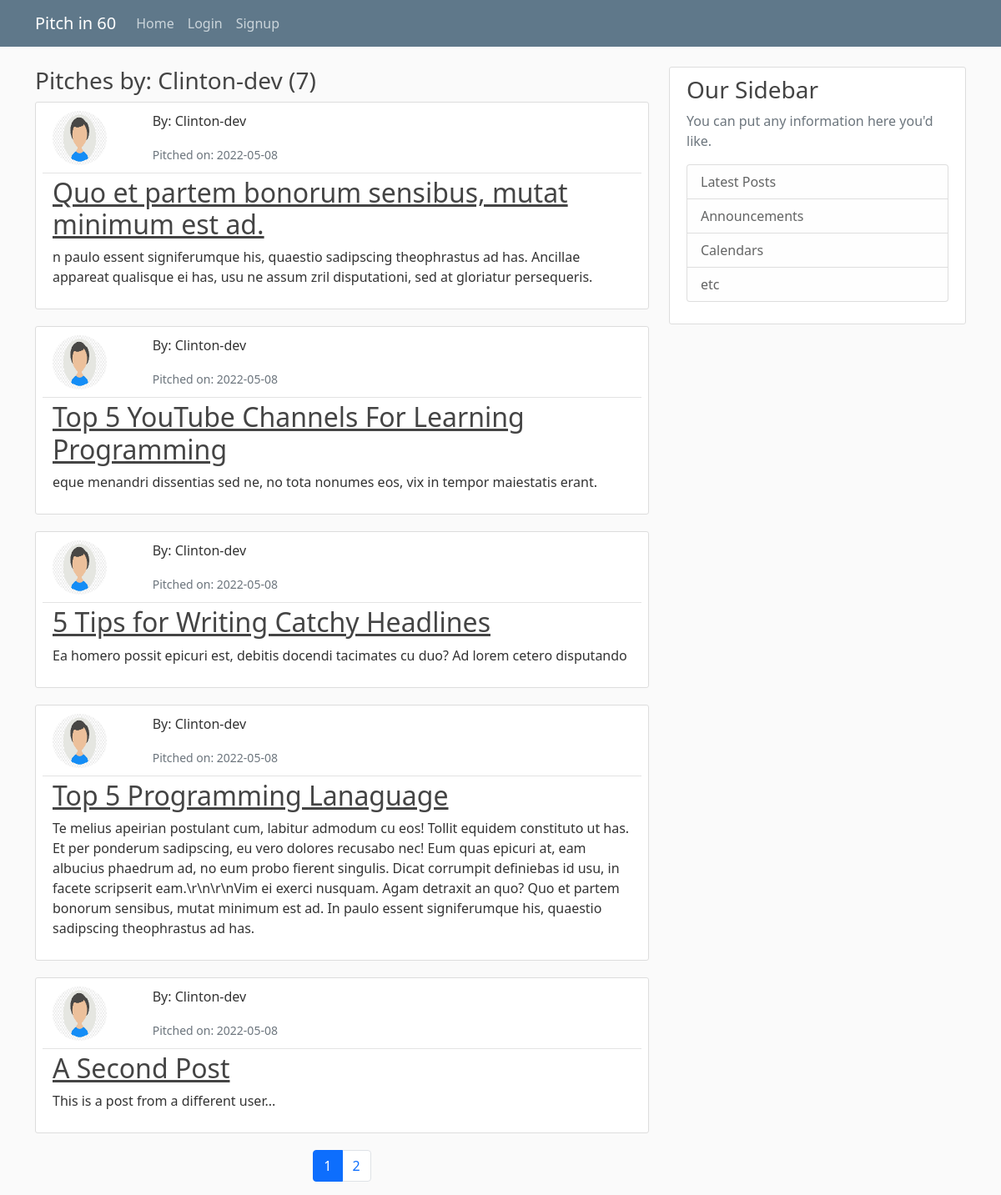
Before: /user/Clinton-dev with the older database file.
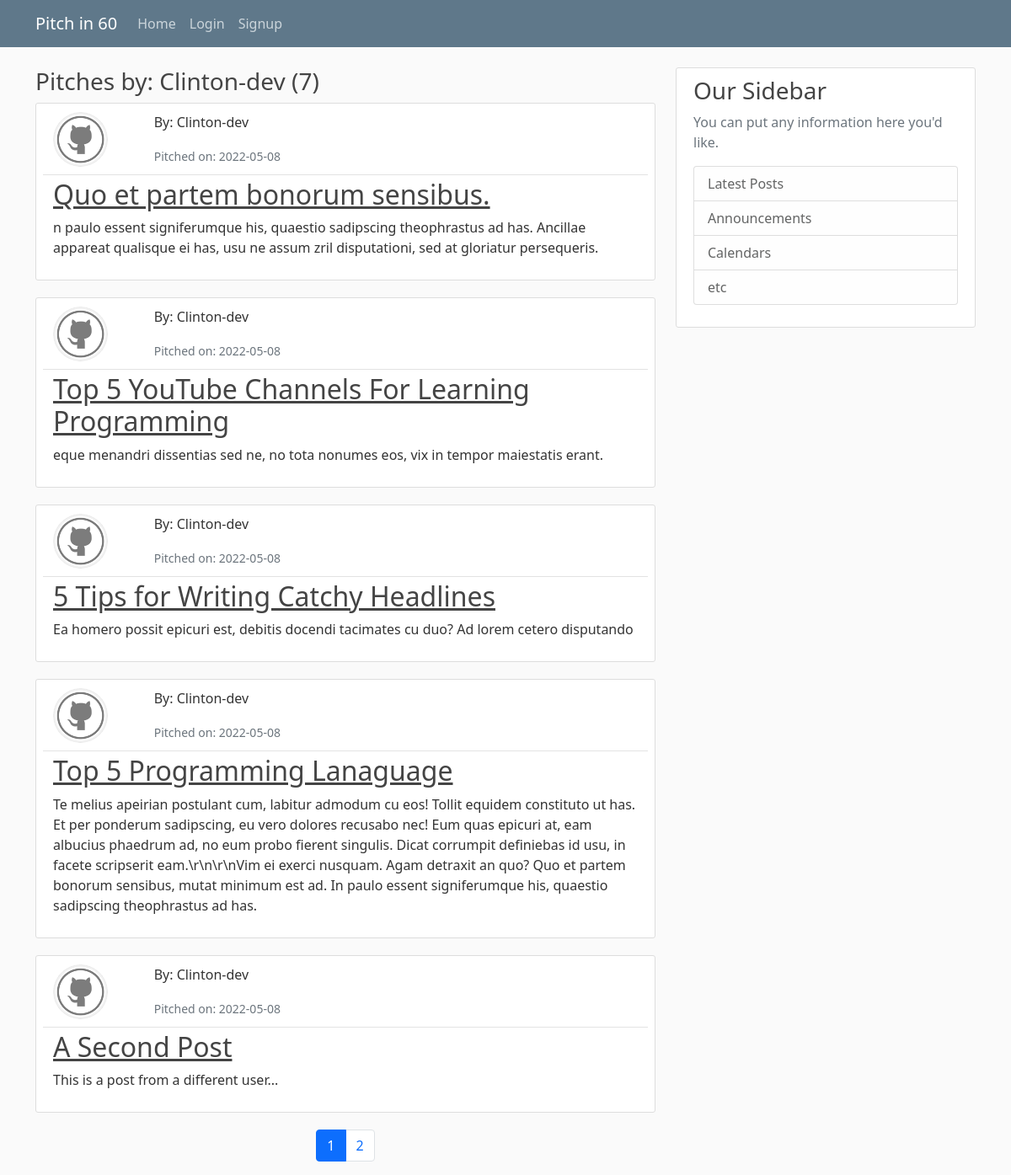
After: the same page with the newer database file.
### pitch/models.py (models this page shows, shortened)
class Pitch(db.Model):
    id = db.Column(db.Integer, primary_key=True)
    title = db.Column(db.String(100), nullable=False)
    date_posted = db.Column(db.DateTime, nullable=False, default=datetime.utcnow)
    content = db.Column(db.Text, nullable=False)
    user_id = db.Column(db.Integer, db.ForeignKey('user.id'), nullable=False)

class User(db.Model, UserMixin):
    id = db.Column(db.Integer, primary_key=True)
    username = db.Column(db.String(20), unique=True, nullable=False)
    email = db.Column(db.String(120), unique=True, nullable=False)
    image_file = db.Column(db.String(20), nullable=False, default='default.png')
    password = db.Column(db.String(60), nullable=False)
    pitches = db.relationship('Pitch', backref='author', lazy=True)

### pitch/users/routes.py (the view)
@users.route("/user/<string:username>")
def user_pitches(username):
    page = request.args.get('page', 1, type=int)
    user = User.query.filter_by(username=username).first_or_404()
    pitches = Pitch.query.filter_by(author=user)\
        .order_by(Pitch.date_posted.desc())\
        .paginate(page=page, per_page=5)
    return render_template("user_pitches.html", pitches=pitches, user=user)

### pitch/templates/user_pitches.html
{% extends "layout.html" %}
{% block content %}
    <h3 class="mb-2">Pitches by: {{user.username}} ({{pitches.total}})</h3>
    {% for pitch in pitches.items %}
        <article class="media content-section">
          <div class="media-body">
            <div class="article-metadata row justify-content-start">
              <div class="col-2">
                <img class="rounded-circle article-img mb-2" src="{{ url_for('static', filename='profile-pics/' + pitch.author.image_file) }}" alt="{{pitch.author.username}} profile image">
              </div>
              <div class="col-6">
                <p class="mr-2">By: {{ pitch.author.username }}</p>
                <small class="text-muted">Pitched on: {{ pitch.date_posted.strftime('%Y-%m-%d') }}</small>
              </div>
            </div>
            <h2><a class="article-title" href="{{url_for('pitches.pitch', pitch_id=pitch.id)}}">{{ pitch.title}}</a></h2>
            <p class="article-content">{{ pitch.content }}</p>
          </div>
        </article>
    {% endfor %}
    <nav aria-label="Page navigation example">
      <ul class="pagination justify-content-center">
        {% for page_no in pitches.iter_pages(left_edge=1,right_edge=1, left_current=1,right_current=2)%}
            {% if page_no %}
              {% if pitches.page == page_no %}
                <li class="page-item active"><a class="page-link" href="{{url_for('pitches.user_pitches', page=page_no, username=user.username)}}">{{page_no}}</a></li>
              {% else %}
                <li class="page-item"><a class="page-link" href="{{url_for('pitches.user_pitches', page=page_no, username=user.username)}}">{{page_no}}</a></li>
              {% endif %}
            {% else%}
              <li class="page-item disabled">
                <a class="page-link" href="#" tabindex="-1" aria-disabled="true">...</a>
              </li>
            {% endif %}
        {% endfor %}
      </ul>
    </nav>
{% endblock content%}

Changed rows visible on the page:
changed Pitch: image_file: a different picture; title "Quo et partem bonorum sensibus, mutat minimum est ad." → "Quo et partem bonorum sensibus."
changed through a linked row, Pitch "Top 5 YouTube Channels For Learning Programming": image_file: a different picture
changed through a linked row, Pitch "5 Tips for Writing Catchy Headlines": image_file: a different picture
changed through a linked row, Pitch "Top 5 Programming Lanaguage": image_file: a different picture
changed through a linked row, Pitch "A Second Post": image_file: a different picture
